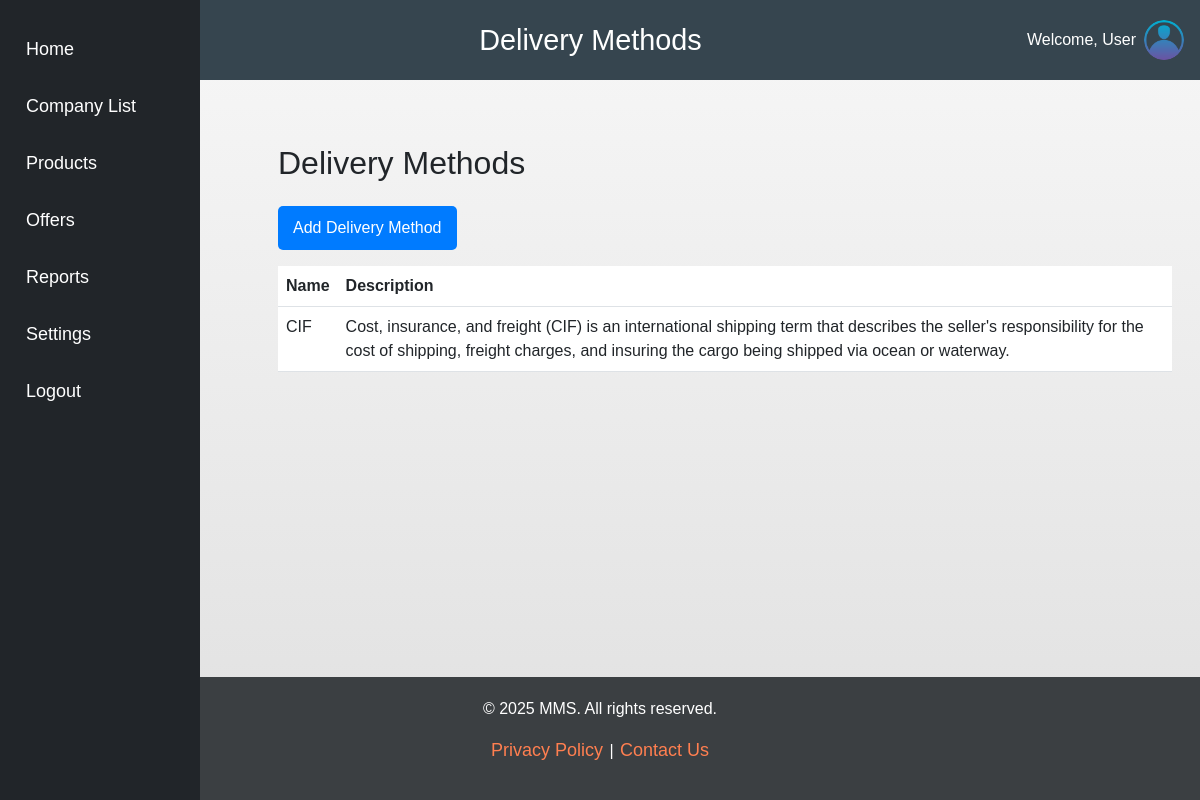
The app's page /offers/delivery_methods/ with its own data.
### offers/models.py (models this page shows, shortened)
class DeliveryMethod(models.Model):
    name = models.CharField(max_length=255)
    description = models.TextField(blank=True, null=True)

### offers/views.py (the view)
# urls.py: path('delivery_methods/', views.delivery_method_list, name='delivery_method_list'),
def delivery_method_list(request):
    delivery_methods = DeliveryMethod.objects.all()
    return render(request, 'offers/delivery_method_list.html', {'delivery_methods': delivery_methods})

### offers/templates/offers/delivery_method_list.html (shortened to what this page needs)
{% extends "base.html" %}
{% block header %}
    Delivery Methods
{% endblock %}
{% block content %}
    <div class="container mt-5">
        <h2 class="mb-4">Delivery Methods</h2>
        <a href="{% url 'offers:create_delivery_method' %}" class="btn btn-primary mb-3">Add Delivery Method</a>
        <table class="table">
            <thead>
                <tr>
                    <th>Name</th>
                    <th>Description</th>
                </tr>
            </thead>
            <tbody>
                {% for method in delivery_methods %}
                <tr>
                    <td>{{ method.name }}</td>
                    <td>{{ method.description }}</td>
                </tr>
                {% endfor %}
            </tbody>
        </table>
    </div>
{% endblock %}

### crm/static/css/styles.css (style rules this page uses)
body { background: linear-gradient(to bottom, #f7f7f7, #e0e0e0); font-family: Arial, sans-serif; min-height: 100vh; display: flex; flex-direction: column; margin: 0; }
a { color: #36454F; text-decoration: none; font-size: large; padding: 2px; border-radius: 5px; }
.btn { display: inline-block; padding: 10px 15px; text-align: center; font-size: 16px; border-radius: 5px; cursor: pointer; transition: background-color 0.3s ease; }
.btn-primary { background-color: #FF7F50; border: none; }
.btn-primary { background-color: #007bff; border-color: #007bff; }

### records on screen
DeliveryMethod: name "CIF", description "Cost, insurance, and freight (CIF) is an international shipping term that describes the seller's responsibility for the cost of shipping, freight charges, and insuring the cargo being shipped via ocean or waterway."
